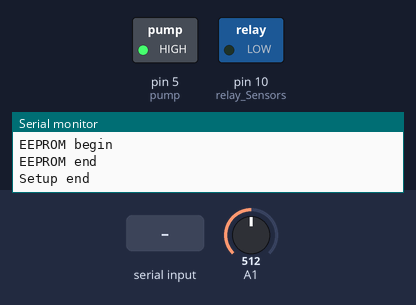
A sketch run on a simulated Arduino Uno, built with avr-gcc and run on an emulated ATmega328P. On the bench: switched loads named in the sketch (green lamp = pin HIGH), the last lines printed to the serial monitor. The inputs (shaded band) are chosen by the test bench; at power-on: A1 = 512. Sleep ends after the set time or at an interrupt.

Above: at 0.1 s.
At 7.2 s:
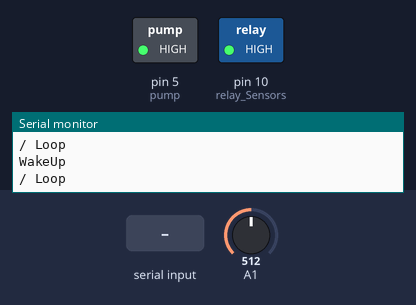
7.3 s: "water_plant" received over Serial
At 8.0 s:
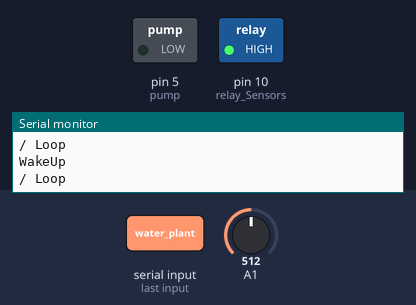
9.6 s: "default;1\n" received over Serial
11.1 s: "default" received over Serial
Timing chart, 0 to 41.6 s (numbered marks = the images above; inputs shaded):
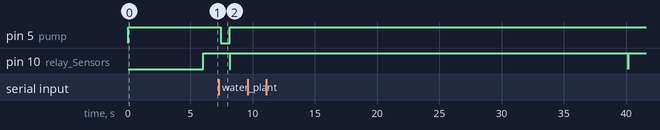

Measured:
- after the input at 7.3 s, pin 5 (pump): HIGH → LOW after 0.15 s, → HIGH 0.72 s later; pin 10 (relay_Sensors): HIGH → LOW after 0.88 s, → HIGH 0.03 s later

The sketch:

AlphaVerUPD.ino
```cpp
#include <LinkedList.h>

#include <EEPROM.h>

// Проблемы:
// - Sleep и BT
// - Низкая скорость работы (нужны delay)

//WaterSensor(0 - сухо, 1024 - мокро)
//HygroMeter      (1024 - сухо, 0 - мокро)

//-------- Initialization --------

#include <Streaming.h>
#include <TimerOne.h>
#include <avr/sleep.h>
#include <avr/power.h>
#include <avr/interrupt.h>
#include <stdio.h>


#include "Sensor.h"
#include "Plant.h"
#include "EEPROMcell.h"

//	Hardcoded Пины
int                 interrupt_pin = 2;				// Порт прерываний
byte				pump = 5;						// Помпа
byte				relay_Sensors = 10;             // Сенсоры
byte				waterSensor   = A0;				// Сенсор уровня воды
//

LinkedList <byte>	*devices;                         // Массив пинов цифровых устройств (Помпа, реле сенсоров + клапаны)
LinkedList <Sensor> *sensors;						 // Массив сенсоров (Гигрометры + WaterSensor)
LinkedList <Plant>  *flowers;						 // Массив цветков

byte                flowers_count = 255;			 // Сколько подключенных цветков (255 == 0)

const int           pumpTime = 8;					 // Время работы Pump       (в с)

unsigned long       cycle_time_def = 32;			 // Цикл проверки датчиков ( в сек) // 86400 = 1 сутки

int                 timer_cycle = 8;				 // Цикл таймера в сек
int					sch_size    = 0;				 // Текущий размер расписания

bool IsDev = false;

char number = -1;

char  command_fragment;

String command = "";

bool  next_step = false;
volatile bool  wakeup_timer = false;
volatile bool  wakeup_ex = false;
volatile long  cycle = cycle_time_def;   // Тут будем декрементить

#define ON  LOW
#define OFF HIGH

typedef void(*schedule_type)(long);                      // новый тип - указатель на функцию
struct schedule_cell
{
	schedule_type func;
	long          param;
	//String        id;
};
schedule_cell *schedule;                           // расписание - массив указателей на структуру
unsigned char step = 0; // шаг

void Timer1_action();
void DoDevCommand(String _command);

//--------------------------------
struct EEPROMcell
{
public:

	byte  id;		 // id цветка
	char  name[11];  // имя цветка (10 символов макс)
	byte  valve_pin; // пин клапана
	byte  hygro_pin; // пин гигрометра
	int   crit_wet;  // критическая влажность

	EEPROMcell()
	{
	}

	EEPROMcell(const Plant& _plant)
	{
		id = _plant.getId();
		String tmpname = _plant.getName();
		for (int i = 0; i < 11; i++)
		{
			name[i] = tmpname[i];
		}
		valve_pin = _plant.getValve();
		hygro_pin = _plant.getHygrometer().getPin();
		crit_wet = _plant.getCritWet();
	}

	EEPROMcell(byte _id, char _name[], byte _valve_pin, byte _hygro_pin, int _crit_wet)
	{
		id = _id;
		for (int i = 0; i < 11; i++)
		{
			name[i] = _name[i];
		}
		valve_pin = _valve_pin;
		hygro_pin = _hygro_pin;
		crit_wet = _crit_wet;
	}
};

Plant PlantFromEEPROMcell(struct EEPROMcell _cell)
{
	Plant tmpPlant;
	tmpPlant.setId(_cell.id);
	String tmpName;
	for (int i = 0; i < 11; i++)
	{
		tmpName[i] = _cell.name[i];
	}
	tmpPlant.setName(tmpName);
	tmpPlant.setValve(_cell.valve_pin);
	tmpPlant.setHygrometer(_cell.hygro_pin);
	tmpPlant.setCritWet(_cell.crit_wet);
	pinMode(tmpPlant.getValve(), OUTPUT);
	return tmpPlant;
}

//--------------------------------------------------------------SETUP--------------------------------------------------------------
void setup()
{
	Serial.begin(115200);                    // Скорость (бит/c) , для отладки
	Serial.setTimeout(80);
	pinMode(pump, OUTPUT);                   // Устанавливаем пин Pump
	pinMode(relay_Sensors, OUTPUT);          // Устанавливаем пин реле датчиков

  Serial << "Setup begin" << endl;

	devices = new LinkedList<byte>();		 // Цифровые устройства
  devices->add(5);
	sensors = new LinkedList<Sensor>();		 // Сенсоры
  sensors->add(5);
	flowers = new LinkedList<Plant>();		 // Цветы
  Plant tmpPlant;
  flowers->add(tmpPlant);

	beginSetup();

  Serial << "EEPROM begin" << endl;
	loadEEPROMdata();
  Serial << "EEPROM end" << endl;

	pinMode(interrupt_pin, INPUT);                  // порт прерывания как выход
	set_sleep_mode(SLEEP_MODE_IDLE);                // Определяем режим сна

	cycle = cycle_time_def;
	Timer1.initialize(timer_cycle * 1000000);       // timer_cycle сек
	Timer1.attachInterrupt(Timer1_action);          // прерывание на таймере должно быть всегда

	IsDev = false;
	schedule = nullptr;
	next_step = true;
	step = 0;

  Serial << "Setup end" << endl;

  delay(6000);
	// flowers - массив считанных цветков
	// devices - массив клапанов + помпа + реле ( чтобы все отключить)
	// sensors - массив water_sensor + гигрометр
}
//-------------------------------------------------------------/SETUP--------------------------------------------------------------
void beginSetup()
{
	flowers_count = 0;
	//DevicesOFF();
	//devices->clear();
	//sensors->clear();
	//flowers->clear();

	//devices->add(pump);
	//devices->add(relay_Sensors);
	//sensors->add(waterSensor);
}

void loadEEPROMdata()
{
	flowers_count = EEPROM.read(0);				 // Узнаем кол-во сохраненных цветков
	if (flowers_count == 255)
	{
		flowers_count = 0;
	}
	int local_flowers = flowers_count;
	for (int i = 1; ((i < EEPROM.length()) && (local_flowers > 0)); i += sizeof(struct EEPROMcell))
	{
		if (EEPROM.read(i) != 255)
		{
			EEPROMcell memoryCell;
			EEPROM.get(1 + i * sizeof(EEPROMcell), memoryCell);
			Plant newPlant;
			newPlant = PlantFromEEPROMcell(memoryCell);
			newPlant.init();
			flowers->add(newPlant);
			devices->add(newPlant.getValve());
			sensors->add(newPlant.getHygrometer());
			local_flowers--;
		}
	}
	DevicesOFF();
}

void eraseEEPROM()
{
	for (int i = 0; i < EEPROM.length(); i++)
	{
		EEPROM.update(i, 255);
	}
}

void addNewFlower(Plant _newFlower)
{
	// обновим запись в памяти о количестве цветков
	flowers_count = EEPROM.read(0);
	if (flowers_count == 255)
	{
		flowers_count = 1;
	}
	else
	{
		flowers_count++;
	}
	EEPROM.write(0,flowers_count);

	// запишем цветок в первую свободную ячейку
	for (int i = 1; i < EEPROM.length(); i += sizeof(EEPROMcell))
	{
		if (EEPROM[i] == 255)
		{
			EEPROMcell newCell = _newFlower;
			EEPROM.put(i, newCell);
			break;
		}
	}

	// добавим цветок
	_newFlower.init();
	flowers->add(_newFlower);
	devices->add(_newFlower.getValve());
	sensors->add(_newFlower.getHygrometer());
}

void removeFlower(int id)
{
	flowers_count = EEPROM.read(0);
	if (flowers_count == 1)
	{
		flowers_count = 255;
	}
	else
	{
		flowers_count--;
	}
	EEPROM.write(0, flowers_count);

	for (int i = 1; i < EEPROM.length(); i += sizeof(EEPROMcell))
	{
		if (EEPROM[i] == id)
		{
			EEPROM.write(i, 255);
		}
	}
}

void LedOn()
{
	digitalWrite(13, HIGH);
}

void LedOff()
{
	digitalWrite(13, LOW);
}

int devicesFoundPosition(byte obj)
{
	for (int i = 0; i < devices->size(); i++)
	{
		if (devices->get(i) == obj)
		{
			return i;
		}
	}
	return -1;
}

int sensorsFoundPosition(byte pin)
{
	for (int i = 0; i < sensors->size(); i++)
	{
		if (sensors->get(i).getPin() == pin)
		{
			return i;
		}
	}
	return -1;
}

void ValveON(long N)
{
	Serial << "ValveOn" << endl;
	digitalWrite(devices->get(devicesFoundPosition((byte)N)), ON);
	next_step = true;
}
void PumpON(long N)
{
	Serial << "PumpOn" << endl;
	digitalWrite(pump, ON);
	next_step = true;
}
void ValveOFF(long N)
{
	Serial << "ValveOFF" << endl;
	digitalWrite(devices->get(devicesFoundPosition((byte)N)), OFF);
	next_step = true;
}
void PumpOFF(long N)
{
	Serial << "PumpOFF" << endl;
	digitalWrite(pump, OFF);
	next_step = true;
}

void Sleep(long sec = cycle_time_def)
{
	next_step = false;
	Serial << "Sleep" << endl;
	Serial << "sec = " << sec << endl;
	Serial << "tim_cycle = " << timer_cycle << endl;

	cycle = sec;
	wakeup_timer = false;
}

void WaterPlant(int _N, int &i)
{
	schedule[i].func = ValveON;
	schedule[i].param = _N;
	//schedule[i].id = "v";

	schedule[i + 1].func = PumpON;
	schedule[i + 1].param = NULL;
	//schedule[i + 1].id = "p";

	schedule[i + 2].func = Sleep;
	schedule[i + 2].param = pumpTime;
	//schedule[i + 2].id = "s";

	schedule[i + 3].func = PumpOFF;
	schedule[i + 3].param = NULL;
	//schedule[i + 3].id = "/p";

	schedule[i + 4].func = ValveOFF;
	schedule[i + 4].param = _N;
	//schedule[i + 4].id = "/v";

	i = i + 4;
}

void ResetSchedule(long o = 0)
{
	Serial << "ResetSchedule" << endl;
	delete[] schedule;
	schedule = nullptr;
	next_step = true;
}

void DevicesOFF()
{
	for (int i = 0; i < devices->size(); i++)
	{
		digitalWrite(devices->get(i), OFF);
	}
}

void CheckSensors()
{
	if (flowers->size() > 0)
	{
		digitalWrite(relay_Sensors, ON);
		Serial.println("SENSORS ON");
		Serial.println("");
		delay(10);

		for (int i = 0; i < flowers->size(); i++)
		{
			Serial << "-- FLOWER # " << i << " : ";
			flowers->get(i).ask();
			Serial.println("");
		}

		Serial.println("-- WS :");
		Serial.println(sensors->get(sensorsFoundPosition(waterSensor)).ask());
		Serial.println("");
		delay(10);
		digitalWrite(relay_Sensors, OFF);
		Serial.println("SENSORS OFF");
	}
}

void ParceCommand()
{
  command = "";
  while (Serial.available() > 0)
  {
    command_fragment = Serial.read();
    command += command_fragment;
  }
  Serial << command << endl;
  /*
  delay(80);
	command = "";
	while (command_fragment != ';')
	{
		// команда это строка до ;
		if (Serial.available() > 0)
		{
			command_fragment = Serial.read();
			command += command_fragment;
		}
     Serial << command_fragment << endl;
     delay(100);
	}*/
}
void PrepareToLongSleep(long o = 0)
{
	DevicesOFF();
	next_step = true;
}
void CalculateScheduleSize()
{
	sch_size = 3;  // в конце идет sleep, prepare и delete

	CheckSensors();
	for (int i = 0; i < flowers->size(); i++)
	{
		if (flowers->get(i).getStat() > flowers->get(i).getCritWet())
		{
			sch_size += 5;
			Serial << "The flower " << i << " needs watering" << endl;
			delay(20);
		}
		else
		{
			Serial << "The flower " << i << " does not need watering" << endl;
			delay(20);
		}
	}
}

void CalculateCustomSceduleSize(int need_water_count = -1)
{
	// -1 => water all
	sch_size = 1; // в конце delete
	if (need_water_count == -1)
	{
		sch_size += flowers->size() * 5;
	}
	else
	{
		sch_size += need_water_count * 5;
	}
}

void ScheduleBuilder(String mode = "default", int plant = -1)
{
	step = 0;

	if (mode == "default")
	{
		Serial << "default mode" << endl;
		CalculateScheduleSize();
		Serial << "flowers size = " << flowers->size() << endl;
		Serial << "sch size = " << sch_size << endl;

		schedule = new schedule_cell[sch_size];
		int cell = 0;
		for (int N = 0; N < flowers->size(); N++)
		{
			if (flowers->get(N).getStat() > flowers->get(N).getCritWet())
			{
				WaterPlant(N, cell);
				cell++;
			}
		}
		schedule[sch_size - 3].func = PrepareToLongSleep;
		schedule[sch_size - 3].param = NULL;

		schedule[sch_size - 2].func = Sleep;
		schedule[sch_size - 2].param = cycle_time_def;

		schedule[sch_size - 1].func = ResetSchedule;
		schedule[sch_size - 1].param = NULL;
	}
	if (mode == "water_plant")
	{
		Serial << "water_plant mode" << endl;
		DevicesOFF();
		ResetSchedule();
		Serial << "Deleted OLD schedule" << endl;
		CalculateCustomSceduleSize(1);
		int cell = 0;

		schedule = new schedule_cell[sch_size];
		WaterPlant(plant, cell);
		schedule[sch_size - 1].func = ResetSchedule;
		schedule[sch_size - 1].param = NULL;
		next_step = true;
	}
	if (mode == "water_all_if_need")
	{
		CalculateCustomSceduleSize();
		Serial << "sch size = " << sch_size << endl;

		schedule = new schedule_cell[sch_size];
		int cell = 0;
		for (int N = 0; N < flowers->size(); N++)
		{
			if (flowers->get(N).getStat() > flowers->get(N).getCritWet())
			{
				WaterPlant(N, cell);
				cell++;
			}
		}

		schedule[sch_size - 1].func = ResetSchedule;
		schedule[sch_size - 1].param = NULL;
		next_step = true;
	}

	if (mode == "water_all_force")
	{
		Serial << "water_all_force mode" << endl;
		DevicesOFF();
		ResetSchedule();
		Serial << "Deleted OLD schedule" << endl;
		CalculateCustomSceduleSize();
		int cell = 0;

		schedule = new schedule_cell[sch_size];
		for (int N = 0; N < flowers->size(); N++)
		{
			WaterPlant(N, cell);
			cell++;
		}
		schedule[sch_size - 1].func = ResetSchedule;
		schedule[sch_size - 1].param = NULL;
		next_step = true;
	}

	Serial << "Schedule built" << endl;
	delay(20);
}

void DoCommand(String _command)
{
	switch (_command.charAt(0))
	{

	case 'd' :
	{
		DoDevCommand(_command);
		break;
	}

	case 'w' :
	{
		// полить что-то
		switch (_command.charAt(1))
		{
		case 'f' :
		{
			// полить все принудительно
			ScheduleBuilder("water_all_force");
			break;
		}
		case ';' :
		{
			// полить все, если необходимо
			ScheduleBuilder("water_all_if_need");
			break;
		}
		default:
			// полить конкретный цветок
			byte flowerNumber = _command.substring(1,_command.length()).toInt();
			ScheduleBuilder("water_plant", flowerNumber);
			break;
		}
		break;
	}
	case 'c' :
	{
		// проверить что-то
		CheckSensors();
		if (_command.charAt(1) == ';')
		{
			// отправка значений всех сенсоров
		}
		else
		{
			// отправить значение конкретного цветка
		}
		break;
	}

	case 'r' :
	{
		// удалить что-то

		if (_command.charAt(1) == ';')
		{
			// стереть все данные
			beginSetup();    // стираем все массивы
			eraseEEPROM();   // стираем всю память
			ResetSchedule(); // обновим расписание
			Serial << _command;
		}
		else
		{
			// стереть конкретный цветок
			//byte id = _command.substring(1).toInt;

		}
		break;
	}
	case 'u' :
	{
		// получить список цветков
		for (int i = 0; i < flowers->size(); i++)
		{
			String cmd = "f" + (String)flowers->get(i).getId() + ":" + (String)flowers->get(i).getName() + ":" + (String)flowers->get(i).getValve() + ":" + (String)flowers->get(i).getHygrometer().getPin() + ":" + (String)flowers->get(i).getCritWet() + ";";
			Serial << cmd;
		}
		Serial << "f;";
		break;
	}

	case 'f' :
	{
		Plant *newFlower = new Plant();
		String clearCommand = _command.substring(1);

    Serial << "Clear: "<< clearCommand <<endl;

		int n = 0;
		int iter = 0;
		int pos = clearCommand.indexOf(':', n);

    Serial << "New flower arrived" << endl;

		while (pos != -1)
		{
			switch (iter)
			{
			case 0:
			{
        Serial << "Id: "<< clearCommand.substring(n, pos).toInt() << endl;
				newFlower->setId(clearCommand.substring(n, pos).toInt());
				n = pos+1;
				iter++;
				break;
			}
			case 1:
			{
        Serial << "Name: "<< clearCommand.substring(n, pos) << endl;
				newFlower->setName(clearCommand.substring(n, pos));
				n = pos + 1;
				iter++;
				break;
			}
			case 2:
			{
        Serial << "Valve: "<< clearCommand.substring(n, pos).toInt() << endl;
				newFlower->setValve(clearCommand.substring(n, pos).toInt());
				n = pos + 1;
				iter++;
				break;
			}
			case 3:
			{
        Serial << "Hygrometer: "<< clearCommand.substring(n, pos).toInt() << endl;
				newFlower->setHygrometer(clearCommand.substring(n, pos).toInt());
				n = pos + 1;
				iter++;
				break;
			}
			}
			pos = clearCommand.indexOf(':', n);
		}
		pos = clearCommand.indexOf(';', n);
    Serial << "CritWet: "<< clearCommand.substring(n, pos).toInt() << endl;
		newFlower->setCritWet(clearCommand.substring(n, pos).toInt());

		addNewFlower(*newFlower);
		ResetSchedule();
		Serial << _command; // отправить назад телефону
		break;
	}

	default:
		// хз что пришло
		break;
	}
}

void DoDevCommand(String _command)
{
	/*
	int Vald;

	if (_command.charAt(1) == '0')
	{
		IsDev = false;
		Serial.println("  DevMode OFF");
	}
	else
	{
		Vald = _command.substring(_command.indexOf('s') + 1).toInt();
		Serial.print("Val = ");
		Serial.println(Vald);

		if (_command.charAt(1) == 'p')
		{
			Serial.print("Target: plant ");
			Serial.println(_command.charAt(2));
			flower[_command.charAt(2) - '0'].setVal(Vald);
			flower[_command.charAt(2) - '0'].ask();
		}
		if (_command.charAt(1) == 'w')
		{
			Serial.print("Target: WS");
			sensor[WS].setVal(Vald);
			sensor[WS].ask();
		}
		Serial.println("DevMode ON");
		Serial.println("Print d0 to OFF");
	}*/
}


void Timer1_action()
{
	cycle -= timer_cycle;
	if (cycle <= 0)
	{
		wakeup_timer = true;
		cycle = cycle_time_def;    // возобновили счетчик таймера
	}
}

void EX_Action()
{
	wakeup_ex = true;
}

void EnterSleep()
{
	sleep_enable();                                  //Разрешаем спящий режим
	attachInterrupt(digitalPinToInterrupt(2), EX_Action, LOW);  //Если на 0-вом прерываниии - ноль, то просыпаемся.

											// выключаем ненужные модули
	power_adc_disable();
	power_spi_disable();
	power_timer0_disable();
	power_timer2_disable();
	power_twi_disable();


	sleep_mode();
	// тут сон

	sleep_disable();                // Запрещаем спящий режим

									// Врубаем все
	power_twi_enable();
	power_timer2_enable();
	power_timer0_enable();
	power_spi_enable();
	power_adc_enable();

	detachInterrupt(digitalPinToInterrupt(2));          // Отключаем прерывания по BT

	Serial.println("WakeUp");       // Проснулись
	delay(80);                     // Ждем пока все проснется
}

//-------------------------------------------------------------LOOP--------------------------------------------------------------
void loop()
{
	//Serial << "New Loop" << endl;
	if (wakeup_ex)
	{
		wakeup_ex = false;
		//Serial << "Wakeup EX" << endl;
		ParceCommand();
		DoCommand(command);
	}
	if (wakeup_timer || next_step)
	{
		next_step = false;
		wakeup_timer = false;

		//Serial << "Wakeup TIMER / NEXT STEP" << endl;

		if (schedule == nullptr)
		{
			//Serial << "No schedule" << endl;
			ScheduleBuilder();
		}

		//Serial << "Step # " << step << endl;
		schedule[step].func(schedule[step].param);
		step++;												// step указывает на следущую выполненную инструкцию
		//Serial << "/ Step # " << step - 1 << endl;
	}
	else
	{
		//Serial << "Sleep section" << endl;

		next_step = false;
		wakeup_timer = false;

		//Serial << cycle << " sec" << endl;
		//Serial << timer_cycle << " timer cycle" << endl;
		delay(100);

		if (Serial.available() > 0)
		{
			wakeup_ex = true;
		}
		else
		{
			// если в EX ничего нет то идем спать
			EnterSleep();
			attachInterrupt(digitalPinToInterrupt(2), EX_Action, LOW);
		}
		//Serial << "/Sleep section" << endl;
	}
	Serial << "/ Loop" << endl;
}
//------------------------------------------------------------/LOOP--------------------------------------------------------------
```

EEPROMcell.h
```cpp
#pragma once

#include"Plant.h"
```

Source omitted: Plant.h (2500 bytes), Sensor.h (1363 bytes)
